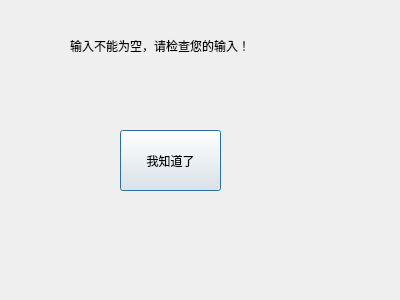
<?xml version="1.0" encoding="UTF-8"?>
<ui version="4.0">
 <class>InputEmptyDialog</class>
 <widget class="QDialog" name="InputEmptyDialog">
  <property name="geometry">
   <rect>
    <x>0</x>
    <y>0</y>
    <width>400</width>
    <height>300</height>
   </rect>
  </property>
  <property name="windowTitle">
   <string>Dialog</string>
  </property>
  <widget class="QLabel" name="label">
   <property name="geometry">
    <rect>
     <x>70</x>
     <y>20</y>
     <width>211</width>
     <height>51</height>
    </rect>
   </property>
   <property name="text">
    <string>输入不能为空，请检查您的输入！</string>
   </property>
  </widget>
  <widget class="QPushButton" name="pushButton">
   <property name="geometry">
    <rect>
     <x>120</x>
     <y>130</y>
     <width>101</width>
     <height>61</height>
    </rect>
   </property>
   <property name="text">
    <string>我知道了</string>
   </property>
  </widget>
 </widget>
 <resources/>
 <connections/>
</ui>
